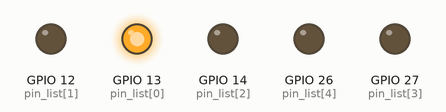
Simulated run of this sketch. Board: ESP32. Shown: output pins drawn as LEDs (lit = HIGH).

Above: at 0.5 s.
At 1.5 s:
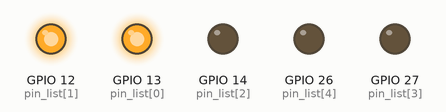
At 4.5 s:
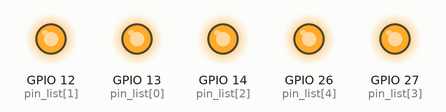
At 5.5 s:
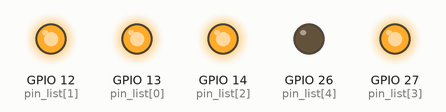
At 9.5 s:
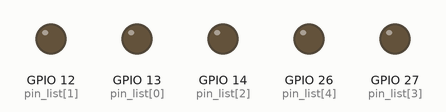
At 12.5 s:
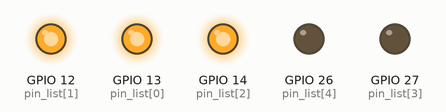
Timing chart, 0 to 13.0 s (numbered marks = the images above):
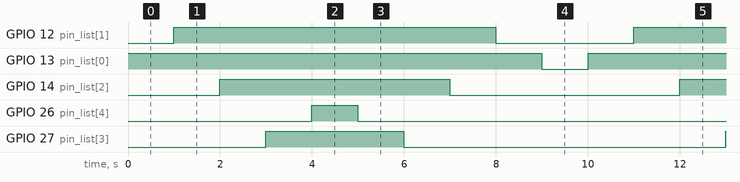

Measured:
- by itself, GPIO 12 (pin_list[1]): alternates HIGH for 7.0 s and LOW for 3.0 s
- by itself, GPIO 13 (pin_list[0]): alternates HIGH for 9.0 s and LOW for 1.0 s
- by itself, GPIO 14 (pin_list[2]): alternates HIGH for 5.0 s and LOW for 5.0 s
- by itself, GPIO 26 (pin_list[4]): alternates HIGH for 1.0 s and LOW for 9.0 s
- by itself, GPIO 27 (pin_list[3]): alternates HIGH for 3.0 s and LOW for 7.0 s

The sketch:

flow_led_gxy.ino
```cpp
int pin_list[5] = {13,12,14,27,26};
int num = sizeof(pin_list)/sizeof(pin_list[0]);

 void setup() {
  for(int i=0;i<num; i++){
    pinMode(pin_list[i],OUTPUT);
  }
}

void loop() {
  // put your main code here, to run repeatedly:
  for(int i=0;i<num; i++){
   digitalWrite(pin_list[i],HIGH);
   delay(1000);
  }

  for(int i=num - 1;i>=0; i--){
   digitalWrite(pin_list[i],LOW);
   delay(1000);
  }
}
```
